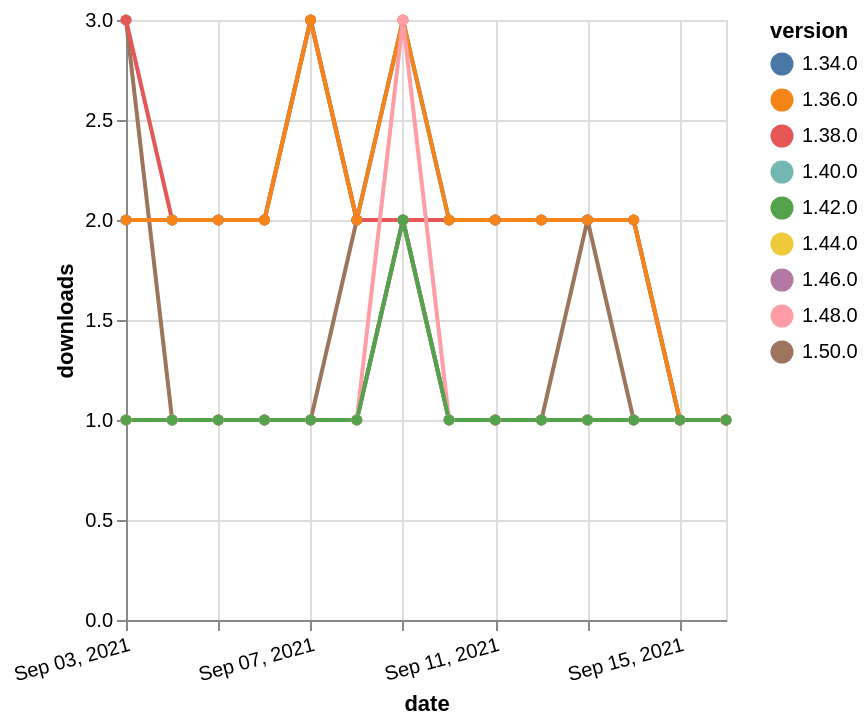

Here is the Vega-Lite specification saved for this chart:
### Vega-Lite specification from a JSON file in a GitHub repository (floating-point values rounded to 4 significant figures)
{"$schema": "https://vega.github.io/schema/vega-lite/v5.json", "description": "A simple bar chart with embedded data.", "data": {"values": [{"date": "2021-09-03", "total": 2671, "delta": 2, "version": "1.34.0"}, {"date": "2021-09-04", "total": 2673, "delta": 2, "version": "1.34.0"}, {"date": "2021-09-05", "total": 2675, "delta": 2, "version": "1.34.0"}, {"date": "2021-09-06", "total": 2677, "delta": 2, "version": "1.34.0"}, {"date": "2021-09-07", "total": 2680, "delta": 3, "version": "1.34.0"}, {"date": "2021-09-08", "total": 2682, "delta": 2, "version": "1.34.0"}, {"date": "2021-09-09", "total": 2685, "delta": 3, "version": "1.34.0"}, {"date": "2021-09-10", "total": 2687, "delta": 2, "version": "1.34.0"}, {"date": "2021-09-11", "total": 2689, "delta": 2, "version": "1.34.0"}, {"date": "2021-09-12", "total": 2691, "delta": 2, "version": "1.34.0"}, {"date": "2021-09-13", "total": 2693, "delta": 2, "version": "1.34.0"}, {"date": "2021-09-14", "total": 2695, "delta": 2, "version": "1.34.0"}, {"date": "2021-09-15", "total": 2696, "delta": 1, "version": "1.34.0"}, {"date": "2021-09-16", "total": 2697, "delta": 1, "version": "1.34.0"}, {"date": "2021-09-03", "total": 124, "delta": 3, "version": "1.50.0"}, {"date": "2021-09-04", "total": 125, "delta": 1, "version": "1.50.0"}, {"date": "2021-09-05", "total": 126, "delta": 1, "version": "1.50.0"}, {"date": "2021-09-06", "total": 127, "delta": 1, "version": "1.50.0"}, {"date": "2021-09-07", "total": 128, "delta": 1, "version": "1.50.0"}, {"date": "2021-09-08", "total": 130, "delta": 2, "version": "1.50.0"}, {"date": "2021-09-09", "total": 132, "delta": 2, "version": "1.50.0"}, {"date": "2021-09-10", "total": 133, "delta": 1, "version": "1.50.0"}, {"date": "2021-09-11", "total": 134, "delta": 1, "version": "1.50.0"}, {"date": "2021-09-12", "total": 135, "delta": 1, "version": "1.50.0"}, {"date": "2021-09-13", "total": 137, "delta": 2, "version": "1.50.0"}, {"date": "2021-09-14", "total": 138, "delta": 1, "version": "1.50.0"}, {"date": "2021-09-15", "total": 139, "delta": 1, "version": "1.50.0"}, {"date": "2021-09-16", "total": 140, "delta": 1, "version": "1.50.0"}, {"date": "2021-09-03", "total": 179, "delta": 1, "version": "1.44.0"}, {"date": "2021-09-04", "total": 180, "delta": 1, "version": "1.44.0"}, {"date": "2021-09-05", "total": 181, "delta": 1, "version": "1.44.0"}, {"date": "2021-09-06", "total": 182, "delta": 1, "version": "1.44.0"}, {"date": "2021-09-07", "total": 183, "delta": 1, "version": "1.44.0"}, {"date": "2021-09-08", "total": 184, "delta": 1, "version": "1.44.0"}, {"date": "2021-09-09", "total": 186, "delta": 2, "version": "1.44.0"}, {"date": "2021-09-10", "total": 187, "delta": 1, "version": "1.44.0"}, {"date": "2021-09-11", "total": 188, "delta": 1, "version": "1.44.0"}, {"date": "2021-09-12", "total": 189, "delta": 1, "version": "1.44.0"}, {"date": "2021-09-13", "total": 190, "delta": 1, "version": "1.44.0"}, {"date": "2021-09-14", "total": 191, "delta": 1, "version": "1.44.0"}, {"date": "2021-09-15", "total": 192, "delta": 1, "version": "1.44.0"}, {"date": "2021-09-16", "total": 193, "delta": 1, "version": "1.44.0"}, {"date": "2021-09-03", "total": 2283, "delta": 3, "version": "1.38.0"}, {"date": "2021-09-04", "total": 2285, "delta": 2, "version": "1.38.0"}, {"date": "2021-09-05", "total": 2287, "delta": 2, "version": "1.38.0"}, {"date": "2021-09-06", "total": 2289, "delta": 2, "version": "1.38.0"}, {"date": "2021-09-07", "total": 2292, "delta": 3, "version": "1.38.0"}, {"date": "2021-09-08", "total": 2294, "delta": 2, "version": "1.38.0"}, {"date": "2021-09-09", "total": 2296, "delta": 2, "version": "1.38.0"}, {"date": "2021-09-10", "total": 2298, "delta": 2, "version": "1.38.0"}, {"date": "2021-09-11", "total": 2300, "delta": 2, "version": "1.38.0"}, {"date": "2021-09-12", "total": 2302, "delta": 2, "version": "1.38.0"}, {"date": "2021-09-13", "total": 2304, "delta": 2, "version": "1.38.0"}, {"date": "2021-09-14", "total": 2306, "delta": 2, "version": "1.38.0"}, {"date": "2021-09-15", "total": 2307, "delta": 1, "version": "1.38.0"}, {"date": "2021-09-16", "total": 2308, "delta": 1, "version": "1.38.0"}, {"date": "2021-09-03", "total": 2697, "delta": 2, "version": "1.36.0"}, {"date": "2021-09-04", "total": 2699, "delta": 2, "version": "1.36.0"}, {"date": "2021-09-05", "total": 2701, "delta": 2, "version": "1.36.0"}, {"date": "2021-09-06", "total": 2703, "delta": 2, "version": "1.36.0"}, {"date": "2021-09-07", "total": 2706, "delta": 3, "version": "1.36.0"}, {"date": "2021-09-08", "total": 2708, "delta": 2, "version": "1.36.0"}, {"date": "2021-09-09", "total": 2711, "delta": 3, "version": "1.36.0"}, {"date": "2021-09-10", "total": 2713, "delta": 2, "version": "1.36.0"}, {"date": "2021-09-11", "total": 2715, "delta": 2, "version": "1.36.0"}, {"date": "2021-09-12", "total": 2717, "delta": 2, "version": "1.36.0"}, {"date": "2021-09-13", "total": 2719, "delta": 2, "version": "1.36.0"}, {"date": "2021-09-14", "total": 2721, "delta": 2, "version": "1.36.0"}, {"date": "2021-09-15", "total": 2722, "delta": 1, "version": "1.36.0"}, {"date": "2021-09-16", "total": 2723, "delta": 1, "version": "1.36.0"}, {"date": "2021-09-03", "total": 238, "delta": 1, "version": "1.40.0"}, {"date": "2021-09-04", "total": 239, "delta": 1, "version": "1.40.0"}, {"date": "2021-09-05", "total": 240, "delta": 1, "version": "1.40.0"}, {"date": "2021-09-06", "total": 241, "delta": 1, "version": "1.40.0"}, {"date": "2021-09-07", "total": 242, "delta": 1, "version": "1.40.0"}, {"date": "2021-09-08", "total": 243, "delta": 1, "version": "1.40.0"}, {"date": "2021-09-09", "total": 245, "delta": 2, "version": "1.40.0"}, {"date": "2021-09-10", "total": 246, "delta": 1, "version": "1.40.0"}, {"date": "2021-09-11", "total": 247, "delta": 1, "version": "1.40.0"}, {"date": "2021-09-12", "total": 248, "delta": 1, "version": "1.40.0"}, {"date": "2021-09-13", "total": 249, "delta": 1, "version": "1.40.0"}, {"date": "2021-09-14", "total": 250, "delta": 1, "version": "1.40.0"}, {"date": "2021-09-15", "total": 251, "delta": 1, "version": "1.40.0"}, {"date": "2021-09-16", "total": 252, "delta": 1, "version": "1.40.0"}, {"date": "2021-09-03", "total": 149, "delta": 1, "version": "1.46.0"}, {"date": "2021-09-04", "total": 150, "delta": 1, "version": "1.46.0"}, {"date": "2021-09-05", "total": 151, "delta": 1, "version": "1.46.0"}, {"date": "2021-09-06", "total": 152, "delta": 1, "version": "1.46.0"}, {"date": "2021-09-07", "total": 153, "delta": 1, "version": "1.46.0"}, {"date": "2021-09-08", "total": 154, "delta": 1, "version": "1.46.0"}, {"date": "2021-09-09", "total": 156, "delta": 2, "version": "1.46.0"}, {"date": "2021-09-10", "total": 157, "delta": 1, "version": "1.46.0"}, {"date": "2021-09-11", "total": 158, "delta": 1, "version": "1.46.0"}, {"date": "2021-09-12", "total": 159, "delta": 1, "version": "1.46.0"}, {"date": "2021-09-13", "total": 160, "delta": 1, "version": "1.46.0"}, {"date": "2021-09-14", "total": 161, "delta": 1, "version": "1.46.0"}, {"date": "2021-09-15", "total": 162, "delta": 1, "version": "1.46.0"}, {"date": "2021-09-16", "total": 163, "delta": 1, "version": "1.46.0"}, {"date": "2021-09-03", "total": 177, "delta": 1, "version": "1.48.0"}, {"date": "2021-09-04", "total": 178, "delta": 1, "version": "1.48.0"}, {"date": "2021-09-05", "total": 179, "delta": 1, "version": "1.48.0"}, {"date": "2021-09-06", "total": 180, "delta": 1, "version": "1.48.0"}, {"date": "2021-09-07", "total": 181, "delta": 1, "version": "1.48.0"}, {"date": "2021-09-08", "total": 182, "delta": 1, "version": "1.48.0"}, {"date": "2021-09-09", "total": 185, "delta": 3, "version": "1.48.0"}, {"date": "2021-09-10", "total": 186, "delta": 1, "version": "1.48.0"}, {"date": "2021-09-11", "total": 187, "delta": 1, "version": "1.48.0"}, {"date": "2021-09-12", "total": 188, "delta": 1, "version": "1.48.0"}, {"date": "2021-09-13", "total": 189, "delta": 1, "version": "1.48.0"}, {"date": "2021-09-14", "total": 190, "delta": 1, "version": "1.48.0"}, {"date": "2021-09-15", "total": 191, "delta": 1, "version": "1.48.0"}, {"date": "2021-09-16", "total": 192, "delta": 1, "version": "1.48.0"}, {"date": "2021-09-03", "total": 190, "delta": 1, "version": "1.42.0"}, {"date": "2021-09-04", "total": 191, "delta": 1, "version": "1.42.0"}, {"date": "2021-09-05", "total": 192, "delta": 1, "version": "1.42.0"}, {"date": "2021-09-06", "total": 193, "delta": 1, "version": "1.42.0"}, {"date": "2021-09-07", "total": 194, "delta": 1, "version": "1.42.0"}, {"date": "2021-09-08", "total": 195, "delta": 1, "version": "1.42.0"}, {"date": "2021-09-09", "total": 197, "delta": 2, "version": "1.42.0"}, {"date": "2021-09-10", "total": 198, "delta": 1, "version": "1.42.0"}, {"date": "2021-09-11", "total": 199, "delta": 1, "version": "1.42.0"}, {"date": "2021-09-12", "total": 200, "delta": 1, "version": "1.42.0"}, {"date": "2021-09-13", "total": 201, "delta": 1, "version": "1.42.0"}, {"date": "2021-09-14", "total": 202, "delta": 1, "version": "1.42.0"}, {"date": "2021-09-15", "total": 203, "delta": 1, "version": "1.42.0"}, {"date": "2021-09-16", "total": 204, "delta": 1, "version": "1.42.0"}]}, "width": "container", "mark": {"type": "line", "point": {"filled": true}}, "encoding": {"x": {"field": "date", "type": "temporal", "timeUnit": "yearmonthdate", "title": "date", "axis": {"labelAngle": -15}}, "y": {"field": "delta", "type": "quantitative", "title": "downloads"}, "color": {"field": "version", "type": "nominal"}, "tooltip": {"field": "delta"}}}
